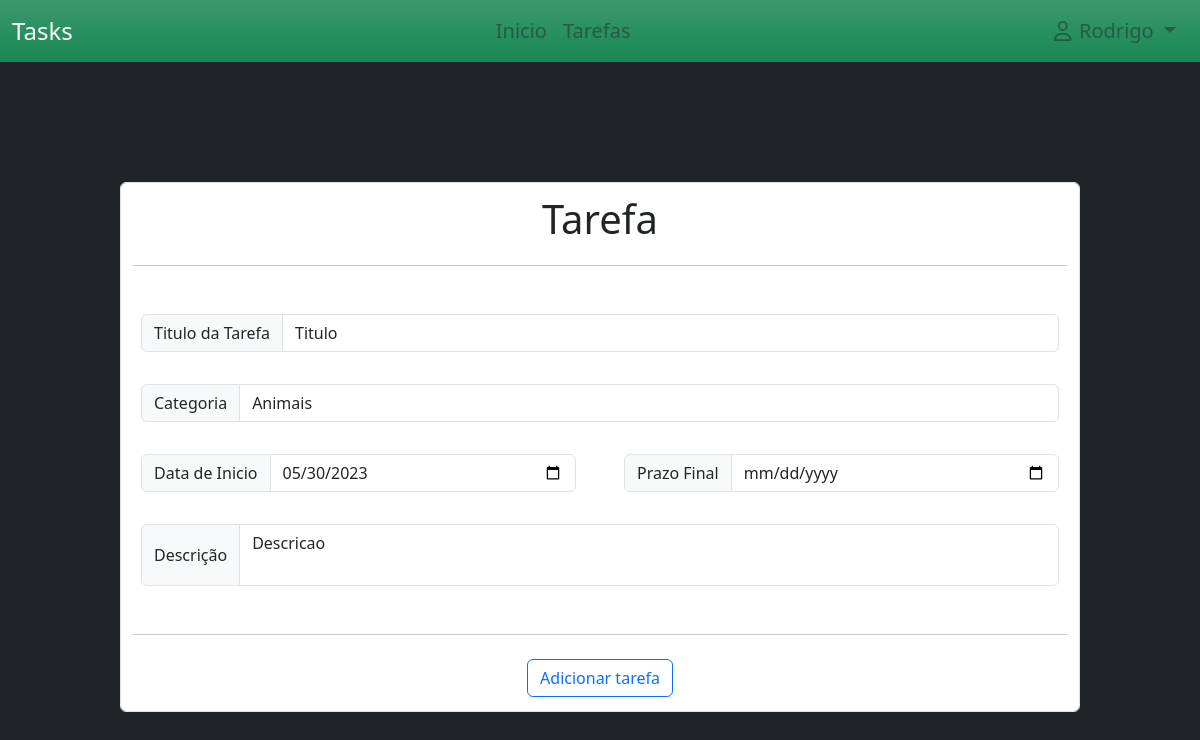
Screenshot of /update_task/1 (signed in) with the database file from the repository.
### project/models.py (models this page shows)
class User(db.Model, UserMixin):
    id = db.Column(db.Integer(), primary_key=True)
    username = db.Column(db.String(30), nullable=False, unique=True)
    email_address = db.Column(db.String(50),nullable=False, unique=True)
    password_hash = db.Column(db.String(60),nullable=False)

class Task(db.Model):
    date_time = datetime.now()
    id = db.Column(db.Integer(), primary_key=True)
    title=db.Column(db.String(200),nullable=False)
    desc = db.Column(db.String(100), nullable=False)
    category = db.Column(db.String(100), nullable = False)
    state = db.Column(db.Boolean(), default=False)
    date_start = db.Column(db.String(), default=date_time.strftime("%Y-%m-%d"))
    date_end = db.Column(db.String())
    id_user = db.Column(db.Integer(), db.ForeignKey('user.id'), nullable=True)

### project/routes.py (the view, shortened to what this page needs)
@app.route("/update_task/<task_id>", methods=['GET', 'POST'])
def update_task(task_id):
    dia = datetime.now()
    task = Task.query.get(task_id)
    return render_template('update_tarefas.html', tasks=task, dia=dia)

### project/models.py (called while the page is built)
@login_manager.user_loader
def load_user(user_id):
    return User.query.get(int(user_id))

### project/templates/update_tarefas.html (shortened to what this page needs)
{% extends './layout/base.html' %}
{% block content %}
    <div style="margin-left: 10%; margin-right: 10%; margin-top: 10%;">
        <form action="{{ url_for('update_task', task_id=tasks.id) }}" class="form-control" method="post">
            <fieldset>
                <legend class="text-center pb-2 fs-1">Tarefa</legend>
                <hr>
                <div class="py-4">
                    <div class="input-group mb-3 p-2">
                        <span class="input-group-text">Titulo da Tarefa</span>
                        <input type="text" class="form-control" id="idEditTaskTitle" name="idEditTaskTitle" value="{{ tasks.title }}">
                    </div>
                    <div class="input-group mb-3 p-2">
                        <span class="input-group-text">Categoria</span>
                        <input type="text" class="form-control" id="idEditCategoria" name="idEditCategoria" value="{{ tasks.category }}">
                    </div>
                    <div class="row gx-5 p-2">
                        <div class="input-group mb-3 col">
                            <span class="input-group-text">Data de Inicio</span>
                            <input type="date" id="idEditTaskDateStart" class="form-control" value="{{ tasks.date_start }}" name="idEditTaskDateStart">
                        </div>
                        <div class="input-group mb-3 col">
                            <span class="input-group-text">Prazo Final</span>
                            <input type="date" id="idEditTaskDateEnd" class="form-control" min="{{ dia.strftime('%Y-%m-%d') }}" value="{{ tasks.date_end }}" name="idEditTaskDateEnd">
                        </div>
                    </div>
                    <div class="input-group p-2">
                        <span class="input-group-text">Descrição</span>
                        <textarea id="idEditTaskDescription" class="form-control" style="resize: none;" name="idEditTaskDescription">{{ tasks.desc }}</textarea>
                    </div>
                </div>
                <hr>
                <div class="text-center">
                    <input type="submit" value="Adicionar tarefa" class="btn btn-outline-primary m-2">
                </div>
            </fieldset>
        </form>
    </div>
{% endblock %}

### project/templates/includes/navbar.html (shortened to what this page needs)
{% block navbar %}
<nav class="navbar navbar-expand-lg bg-success bg-gradient" style="top: 0% ;">
    <div class="container-fluid">
        <a class="navbar-brand text-white fs-4">Tasks</a>
        <div class="collapse navbar-collapse justify-content-center w-100" id="navbarNavDropdown">
            <ul class="navbar-nav">
                <li class="nav-item">
                    <a id="idNavInicio" class="nav-link text-body-tertiary fs-5" aria-current="page" href="{{ url_for('index') }}">Inicio</a>
                </li>
                <li class="nav-item">
                    <a id="idNavTarefas" class="nav-link text-body-tertiary fs-5" href="{{ url_for('tasks') }}">Tarefas</a>
                </li>
            </ul>
        </div>
        <div class="collapse navbar-collapse justify-content-end">
            <ul class="navbar-nav d-flex flex-row me-1">
                <li class="nav-item dropdown">
                    <a class="nav-link dropdown-toggle text-body-tertiary fs-5" href="#" role="button" data-bs-toggle="dropdown"aria-expanded="false">
                        <i class="fa-regular fa-user mx-2"></i>{{ current_user.username }}
                    </a>
                </li>
            </ul>
        </div>
    </div>
</nav>
{% endblock %}

### rows the page displays
User: username "Rodrigo"
Task: idEditTaskTitle "Titulo", idEditCategoria "Animais", idEditTaskDateStart "05/30/2023", idEditTaskDescription "Descricao"
